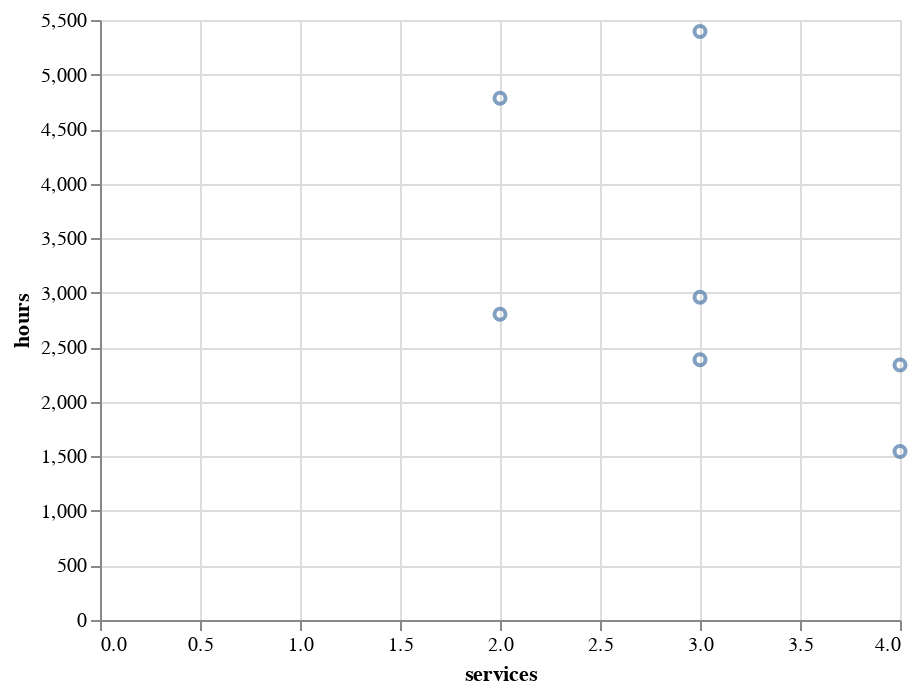

Write notebook code for a chart like this one.
### Markdown cell above
### Visualisation

[Altair](https://altair-viz.github.io/getting_started/overview.html) is a declarative statistical visualization library for Python, based on Vega and Vega-Lite that will need to be [installed](https://altair-viz.github.io/getting_started/installation.html).

### Code cell
import altair as alt

chart = alt.Chart(simulation_data)
alt.Chart(simulation_data).mark_point()
alt.Chart(simulation_data).mark_point().encode(
    x="services",
)
alt.Chart(simulation_data).mark_point().encode(
    x="services",
    y="hours"
)

### Figure 1 — Vega-Lite specification as saved in the notebook (floating-point values rounded to 4 significant figures)
{"config": {"view": {"continuousWidth": 400, "continuousHeight": 300}}, "data": {"name": "data-ff69fa9beab043e4fddc5efa49c2c0db"}, "mark": "point", "encoding": {"x": {"type": "quantitative", "field": "services"}, "y": {"type": "quantitative", "field": "hours"}}, "$schema": "https://vega.github.io/schema/vega-lite/v4.8.1.json", "datasets": {"data-ff69fa9beab043e4fddc5efa49c2c0db": [{"desc": "3 services, features: 13 32 5", "services": 3, "hours": 2958.0}, {"desc": "2 services, features: 22 28", "services": 2, "hours": 2802.0}, {"desc": "4 services, features: 16 27 3 4", "services": 4, "hours": 2337.0}, {"desc": "4 services, features: 10 11 13 16", "services": 4, "hours": 1545.0}, {"desc": "3 services, features: 4 4 42", "services": 3, "hours": 5395.0}, {"desc": "2 services, features: 10 40", "services": 2, "hours": 4782.0}, {"desc": "3 services, features: 10 12 28", "services": 3, "hours": 2386.0}]}}
